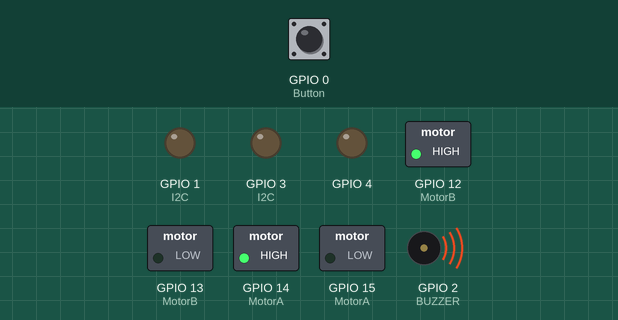
Recording of a sketch running on a simulated ESP32. On the bench: switched loads named in the sketch (green lamp = pin HIGH), output pins drawn as LEDs (lit = HIGH), buzzer (waves = sounding). Inputs (shaded band) come from the test bench; at power-on: GPIO 0 (Button) HIGH. Pins used as bus, display or sensor lines are not drawn.

Above: at 1.2 s.
1.3 s: GPIO 0 (Button) pulled LOW for 0.15 s
At 2.3 s:
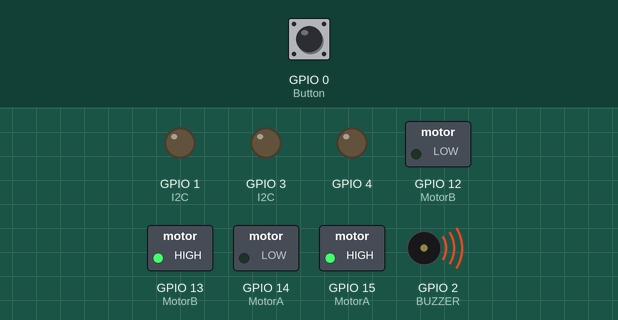
4.4 s: GPIO 0 (Button) pulled LOW for 1 s
At 4.7 s:
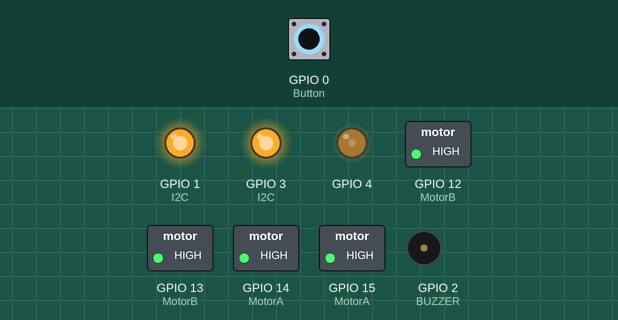
7.6 s: GPIO 0 (Button) pulled LOW for 3.2 s
At 11.9 s:
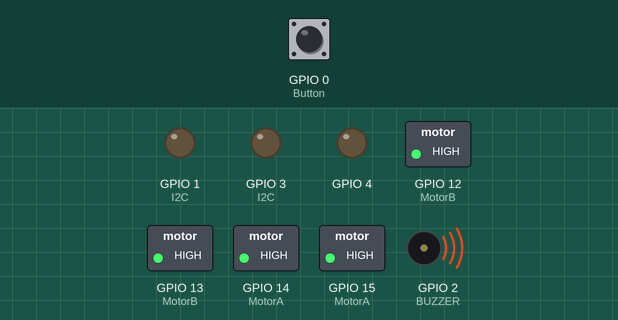
Timing chart, 0 to 19.7 s (numbered marks = the images above; inputs shaded):
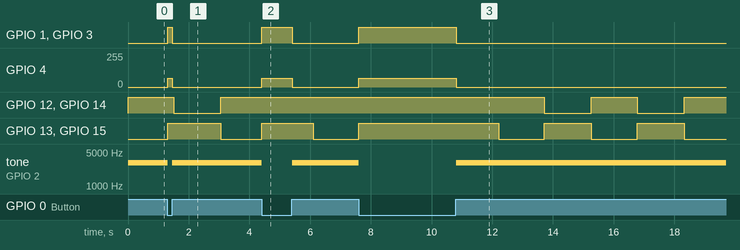

Measured:
- after the input at 1.3 s, GPIO 1 (I2C), GPIO 3 (I2C): LOW → HIGH at once, → LOW 0.15 s later; GPIO 4: 0/255 → 64/255 at once, → 0/255 0.15 s later; tone on GPIO 2 (BUZZER): 3000 Hz → silent at once, → 3000 Hz 0.15 s later
- after the input at 4.4 s, GPIO 1 (I2C), GPIO 3 (I2C): LOW → HIGH at once, → LOW 1.0 s later; GPIO 4: 0/255 → 64/255 at once, → 0/255 1.0 s later; GPIO 12 (MotorB), GPIO 14 (MotorA): stays HIGH (without the input it goes to LOW after 0.15 s); tone on GPIO 2 (BUZZER): 3000 Hz → silent at once, → 3000 Hz 1.0 s later
- after the input at 7.6 s, GPIO 1 (I2C), GPIO 3 (I2C): LOW → HIGH at once, → LOW 3.2 s later; GPIO 4: 0/255 → 64/255 at once, → 0/255 3.2 s later; tone on GPIO 2 (BUZZER): 3000 Hz → silent at once, → 3000 Hz 3.2 s later
- by itself, GPIO 13 (MotorB), GPIO 15 (MotorA): repeats every 3.1 s: LOW 1.5 s, HIGH 1.6 s

The sketch:

ESP32CAM_MotorShield_DemoCode.ino
```cpp
// 最後編輯 2021-9-18 by ShinWei Chiou
// 初版

// 最後編輯 2021-10-05 by ShinWei Chiou
// 增加 P0 按鍵測試
// 增加 LED 亮度控制(調暗)

// 最後編輯 2021-11-29 by ShinWei Chiou
// 修正 P4 亮度不足
// 修正 P1,P3 誤動作

/*
  ESP32-CAM Motor Shield V3.0
  L9110_A_1 = 15;
  L9110_A_2 = 14;
  L9110_B_1 = 13;
  L9110_B_2 = 12;
  BUZZER = 2;
  LED = 4;

  Board: ESP32 Wrover Module
  Upload Speed: 115200
  Flash Frequency: 80MHz
  Flash Mode: QIO
  Partition Scheme: Huge APP (3MB No OTA/1MB SPIFFS)
  Core Debug Level: None
*/

int Counter = 0;

// variable for reading the pushbutton status
int buttonState = 0;

// setting PWM properties
const int freq = 3000;
const int resolution = 8;
const int ledChannel = 0;
const int BuzzerChannel = 1;


void setup()
{
  pinMode(0, INPUT); // Button

  pinMode(1, OUTPUT);  //I2C,GPIO
  pinMode(2, OUTPUT);  //BUZZER,GPIO
  pinMode(3, OUTPUT);  //I2C,GPIO
  pinMode(12, OUTPUT); //MotorB,Servo
  pinMode(13, OUTPUT); //MotorB,Servo
  pinMode(14, OUTPUT); //MotorA,Servo
  pinMode(15, OUTPUT); //MotorA,Servo

  //宣告Channel特性
  ledcSetup(ledChannel, freq, resolution);
  ledcSetup(BuzzerChannel, freq, resolution);

  //將上述Channel附加到Pin腳位上
  ledcAttachPin(4, ledChannel);
  ledcAttachPin(2, BuzzerChannel);
}


void loop()
{
  // Push Button
  buttonState = digitalRead(0);
  if (buttonState == LOW)
  {
    // turn LED on:
    ledcWrite(ledChannel, 64);
    ledcWrite(BuzzerChannel, 0);

    // GPIO
    digitalWrite(1, HIGH);
    digitalWrite(2, HIGH);
    digitalWrite(3, HIGH);
    digitalWrite(12, HIGH);
    digitalWrite(13, HIGH);
    digitalWrite(14, HIGH);
    digitalWrite(15, HIGH);
  }
  else
  {
    // GPIO
    digitalWrite(1, LOW);
    digitalWrite(3, LOW);

    // turn LED off:
    ledcWrite(ledChannel, 0);
    ledcWrite(BuzzerChannel, 128);
  }

  // Motor
  if (Counter == 0 && buttonState == HIGH)
  {
    Counter++;
    digitalWrite(12, HIGH);
    digitalWrite(13, LOW);
    digitalWrite(14, HIGH);
    digitalWrite(15, LOW);
  }
  else if (Counter == 30 && buttonState == HIGH)
  {
    Counter++;
    digitalWrite(12, LOW);
    digitalWrite(13, HIGH);
    digitalWrite(14, LOW);
    digitalWrite(15, HIGH);
  }
  else if (Counter >= 60)
  {
    Counter = 0;
  }
  else
  {
    Counter++;
  }

  delay(50);
}
```
